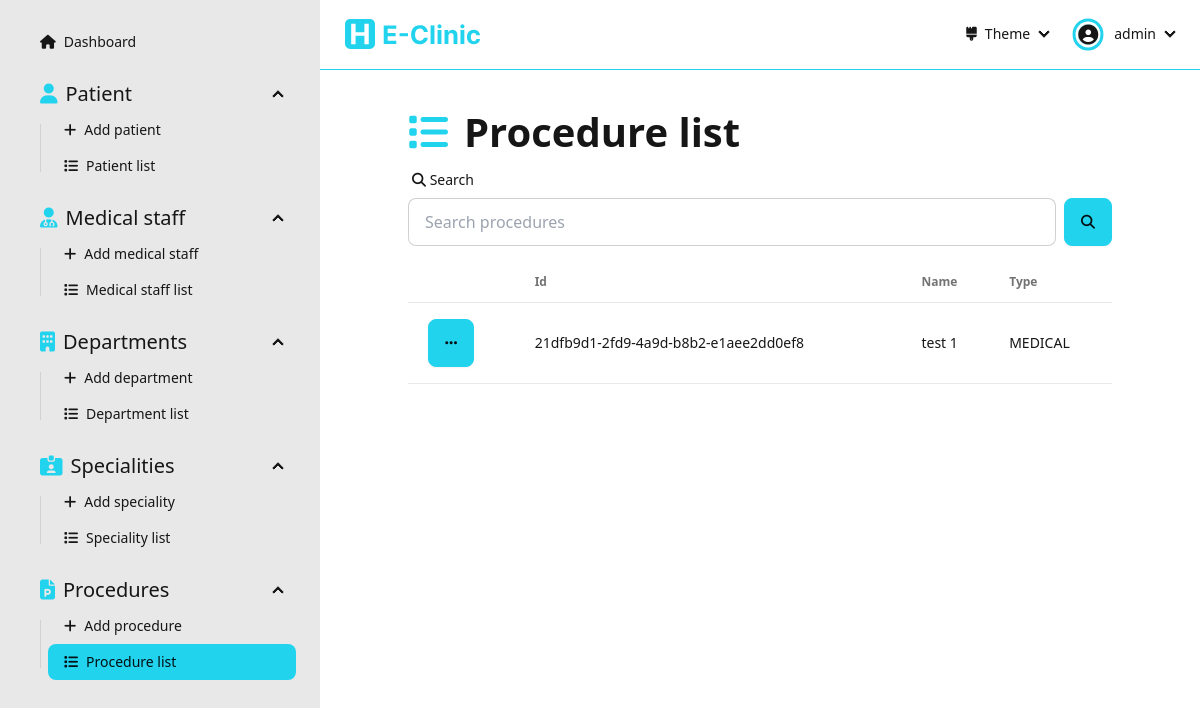
Page /dashboard/procedures (signed in) on the earlier database version.
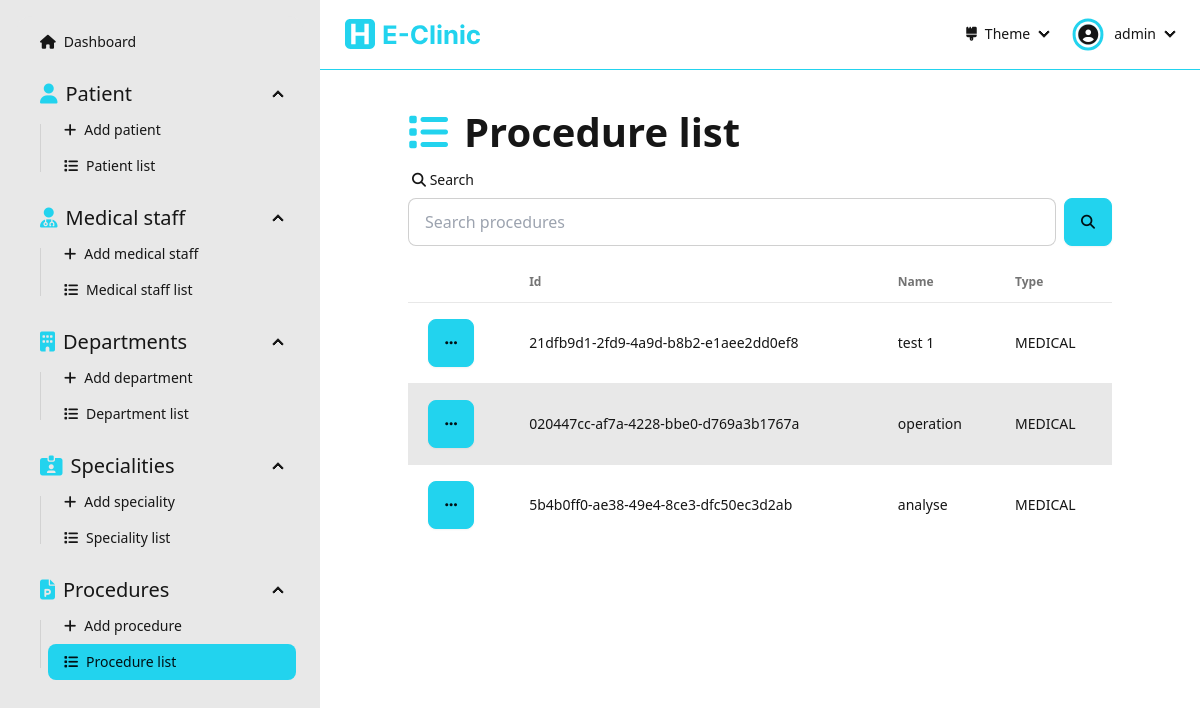
Same page on the later database version.
### Dashboard/models.py (models this page shows, shortened)
class Procedure(models.Model):
  id = models.UUIDField(primary_key=True, default=uuid.uuid4, editable=False)
  name = models.CharField(max_length=256, null=False, unique=True)
  type = models.CharField(max_length=15, choices=ProcedureType.choices)

### Dashboard/views/procedures.py (the view)
# urls.py: path('dashboard/procedures', procedures.procedureList, name='procedure-list'),
@login_required(login_url='sign-in')
def procedureList(request: HttpRequest):
  form = SearchForm(request.GET)
  procedures = []
  if form.is_valid():
    search = form.cleaned_data['search']
    procedures = Procedure.objects.filter(
      Q(name__icontains=search)
    )
  else:
    procedures = Procedure.objects.all()
  context = { 'procedures': procedures, 'form': form }
  return render(request, 'pages/procedure/procedure-list.html', context=context)

### Dashboard/forms.py
class SearchForm(forms.Form):
  search  = forms.CharField(required=False)

### Dashboard/templates/pages/procedure/procedure-list.html (shortened to what this page needs)
{% extends "layouts/dashboard.html" %}
{% load static %}
{% load widget_tweaks %}
{% block dashboard_content %}
  <div class="flex flex-1 flex-col items-center pb-[5rem]">
    <div class="flex flex-1 flex-col max-w-[90%] lg:max-w-[80%] justify-start w-full">
      <div class="text-[30pt] font-bold"><i class="fas fa-list text-primary mr-[1rem]"></i>Procedure list</div>
      <form action="" method="get" class="mb-[1rem]">
        <label class="form-control w-full">
          <div class="label">
            <span class="label-text"><i class="fas fa-search"></i> Search</span>
          </div>
          <div class="flex">
            {% render_field form.search placeholder="Search procedures" type="text" class+="input input-bordered w-full" %}
            <button class="btn btn-primary ml-[0.5rem]"><i class="fas fa-search"></i></button>
          </div>
        </label>
      </form>
      {% if procedures.count > 0 %}
      <div class="overflow-x-auto flex-1 flex items-start">
        <table class="table table-pin-rows table-pin-cols table-zebra">
          <thead>
            <tr>
              <td></td>
              <td>Id</td>
              <td>Name</td>
              <td>Type</td>
            </tr>
          </thead>
          <tbody>
            {% for procedure in procedures %}
              <tr>
                <td>
                  <div class="dropdown">
                    <div tabindex="0" role="button" class="btn btn-primary m-1"><i class="fas fa-ellipsis"></i></div>
                  </div>
                </td>
                <td>{{procedure.id}}</td>
                <td>{{procedure.name}}</td>
                <td>{{procedure.type}}</td>
              </tr>
            {% endfor %}
          </tbody>
        </table>
      </div>
      {% else %}
        <div class="flex flex-1 flex-col justify-center items-center h-full w-full">
          <img class="h-[30%]" src="{% static "assets/empty-list.svg" %}" alt="empty-list">
          <div class="text-[20pt]">The list is empty</div>
        </div>
      {% endif %}
    </div>
  </div>
{% endblock dashboard_content %}

### Dashboard/templates/layouts/dashboard.html (shortened to what this page needs)
{% extends "layouts/base.html" %}
{% load static %}
{% block content %}
  <div class="drawer lg:drawer-open flex-1">
    <div class="drawer-content flex flex-1 flex-col">
      {% include "components/navbar-dashboard.html" %}
      {% block dashboard_content %}
      {% endblock dashboard_content %}
    </div>
    <div class="drawer-side z-50">
      <ul class="menu p-4 w-80 min-h-full bg-base-200 text-base-content">
        <ul class="menu flex flex-1 w-full bg-base-200 rounded-box">
          <li><a {% if request.path == '/dashboard/' %}class="bg-primary text-primary-content"{% endif %} href="{% url "dashboard" %}"><i class="fas fa-home"></i>Dashboard</a></li>
          <li>
            <details open>
              <summary class="text-[15pt] mt-[1rem]"><i class="fas fa-user text-[15pt] text-primary"></i>Patient</summary>
              <ul>
                <li><a {% if request.path == '/dashboard/patients/add' %}class="bg-primary text-primary-content"{% endif %} href="{% url "add-patient" %}"><i class="fas fa-plus"></i>Add patient</a></li>
                <li><a {% if request.path == '/dashboard/patients' %}class="bg-primary text-primary-content"{% endif %} href="{% url "patient-list" %}"><i class="fas fa-list"></i>Patient list</a></li>
              </ul>
            </details>
            <details open>
              <summary class="text-[15pt] mt-[1rem]"><i class="fas fa-user-doctor text-primary"></i>Medical staff</summary>
              <ul>
                <li><a {% if request.path == '/dashboard/medical-staff/add' %}class="bg-primary text-primary-content"{% endif %} href="{% url "add-medical-staff" %}"><i class="fas fa-plus"></i>Add medical staff</a></li>
                <li><a {% if request.path == '/dashboard/medical-staff' %}class="bg-primary text-primary-content"{% endif %} href="{% url "medical-staff-list" %}"><i class="fas fa-list"></i>Medical staff list</a></li>
              </ul>
            </details>
            <details open>
              <summary class="text-[15pt] mt-[1rem]"><i class="fas fa-building text-primary"></i>Departments</summary>
              <ul>
                <li><a {% if request.path == '/dashboard/departments/add' %}class="bg-primary text-primary-content"{% endif %} href="{% url "add-department" %}"><i class="fas fa-plus"></i>Add department</a></li>
                <li><a {% if request.path == '/dashboard/departments' %}class="bg-primary text-primary-content"{% endif %} href="{% url "department-list" %}"><i class="fas fa-list"></i>Department list</a></li>
              </ul>
            </details>
            <details open>
              <summary class="text-[15pt] mt-[1rem]"><i class="fas fa-id-card-clip text-primary"></i>Specialities</summary>
              <ul>
                <li><a {% if request.path == '/dashboard/specialities/add' %}class="bg-primary text-primary-content"{% endif %} href="{% url "add-speciality" %}"><i class="fas fa-plus"></i>Add speciality</a></li>
                <li><a {% if request.path == '/dashboard/specialities' %}class="bg-primary text-primary-content"{% endif %} href="{% url "speciality-list" %}"><i class="fas fa-list"></i>Speciality list</a></li>
              </ul>
            </details>
            <details open>
              <summary class="text-[15pt] mt-[1rem]"><i class="fas fa-file-powerpoint text-primary"></i>Procedures</summary>
              <ul>
                <li><a {% if request.path == '/dashboard/procedures/add' %}class="bg-primary text-primary-content"{% endif %} href="{% url "add-procedure" %}"><i class="fas fa-plus"></i>Add procedure</a></li>
                <li><a {% if request.path == '/dashboard/procedures' %}class="bg-primary text-primary-content"{% endif %} href="{% url "procedure-list" %}"><i class="fas fa-list"></i>Procedure list</a></li>
              </ul>
            </details>
          </li>
        </ul>
      </ul>
    </div>
  </div>
{% endblock content %}

### Dashboard/templates/layouts/base.html (shortened to what this page needs)
{% load static %}
<!DOCTYPE html>
<html lang="en">
  <head>
    <link rel="stylesheet" href="{% static 'css/compiled/compiled.css' %}" />
    <link rel="stylesheet" href="{% static 'fontawesome/css/all.css' %}" />
  </head>
  <body>
    <div class="flex flex-col min-h-screen w-full">
      {% block content %}
      {% endblock content %}
    </div>
  </body>
</html>

### Dashboard/templates/components/navbar-dashboard.html (shortened to what this page needs)
{% load static %}
<div class="navbar bg-base-100 border-b-primary border-b-[1px] mb-[2rem] sticky top-0">
  <div class="flex-1">
    <a class="btn btn-ghost hidden md:flex" href="/dashboard">
      <img class="h-full py-[0.5rem]" src="{% static "assets/e-clinic-logo-name.svg" %}" alt="e-clinic logo">
    </a>
  </div>
  <div class="flex-none">
    <ul class="menu menu-horizontal px-1">
      <li>
        <details>
          <summary>
            <i class="fas fa-brush"></i> Theme
          </summary>
        </details>
      </li>
      <li>
        <details>
          <summary>
            <div class="rounded-full mr-[0.5rem] ring ring-primary ring-offset-base-100 ring-offset-[0.15rem] flex justify-center items-center pt-[0.05rem]">
              <i class="fas fa-user-circle text-[15pt]"></i>
            </div>
            {{user}}
          </summary>
        </details>
      </li>
    </ul>
  </div>
</div>

Differences in the rows shown:
added Procedure: id "020447cc-af7a-4228-bbe0-d769a3b1767a", name "operation", type "MEDICAL"
added Procedure: id "5b4b0ff0-ae38-49e4-8ce3-dfc50ec3d2ab", name "analyse", type "MEDICAL"
